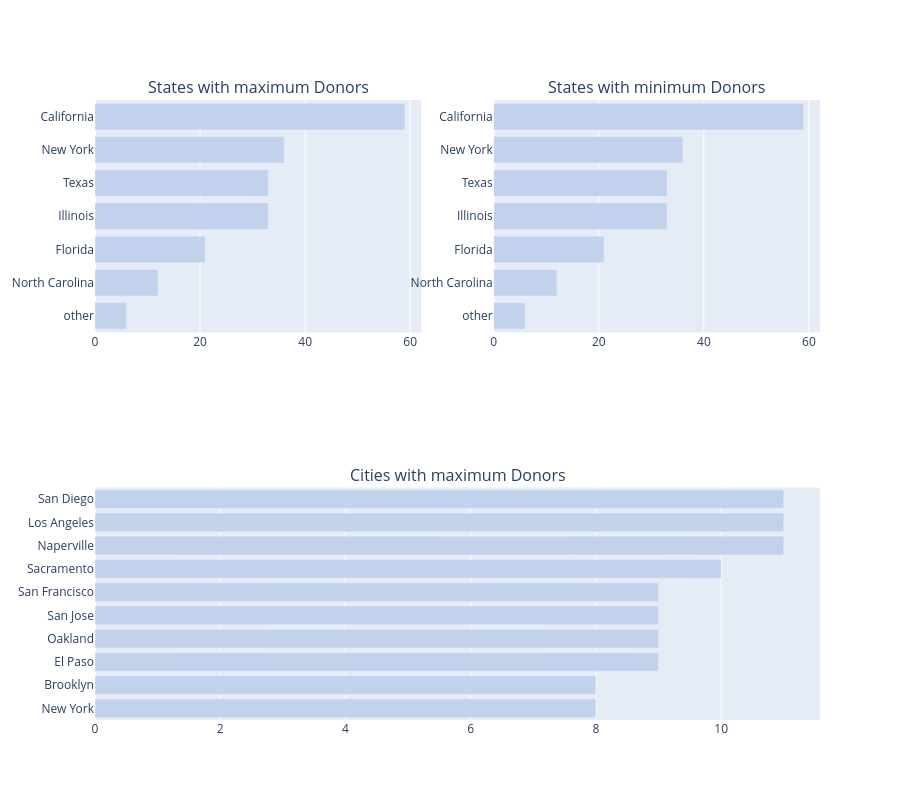

Write notebook code for a chart like this one.
### Markdown cell above
<a id="2.3"></a>
### 2.3 Principales Estados y Ciudades con el mayor número de Donadores

### Code cell
fig = tools_make_subplots(rows=2, cols=2, specs=[[{}, {}], [{'colspan': 2}, None]], print_grid=False, subplot_titles = ['States with maximum Donors','States with minimum Donors', 'Cities with maximum Donors'])
fig.append_trace(trace2, 1, 1);
fig.append_trace(trace4, 1, 2);
fig.append_trace(trace1, 2, 1);
# fig.append_trace(trace4, 2, 2);

fig['layout'].update(height=800, showlegend=False);
iplot(fig);

### Figure 1 — Plotly figure (JSON) as saved in the notebook; plotly's stock layout.template omitted (floating-point values rounded to 4 significant figures)
{"data": [{"marker": {"color": "#c2d2ed"}, "orientation": "h", "type": "bar", "x": [6, 12, 21, 33, 33, 36, 59], "xaxis": "x", "y": ["other", "North Carolina", "Florida", "Illinois", "Texas", "New York", "California"], "yaxis": "y"}, {"marker": {"color": "#c2d2ed"}, "orientation": "h", "type": "bar", "x": [6, 12, 21, 33, 33, 36, 59], "xaxis": "x2", "y": ["other", "North Carolina", "Florida", "Illinois", "Texas", "New York", "California"], "yaxis": "y2"}, {"marker": {"color": "#c2d2ed"}, "orientation": "h", "type": "bar", "x": [8, 8, 9, 9, 9, 9, 10, 11, 11, 11], "xaxis": "x3", "y": ["New York", "Brooklyn", "El Paso", "Oakland", "San Jose", "San Francisco", "Sacramento", "Naperville", "Los Angeles", "San Diego"], "yaxis": "y3"}], "layout": {"annotations": [{"font": {"size": 16}, "showarrow": false, "text": "States with maximum Donors", "x": 0.225, "xanchor": "center", "xref": "paper", "y": 1.0, "yanchor": "bottom", "yref": "paper"}, {"font": {"size": 16}, "showarrow": false, "text": "States with minimum Donors", "x": 0.775, "xanchor": "center", "xref": "paper", "y": 1.0, "yanchor": "bottom", "yref": "paper"}, {"font": {"size": 16}, "showarrow": false, "text": "Cities with maximum Donors", "x": 0.5, "xanchor": "center", "xref": "paper", "y": 0.375, "yanchor": "bottom", "yref": "paper"}], "height": 800, "showlegend": false, "xaxis": {"anchor": "y", "domain": [0.0, 0.45]}, "xaxis2": {"anchor": "y2", "domain": [0.55, 1.0]}, "xaxis3": {"anchor": "y3", "domain": [0.0, 1.0]}, "yaxis": {"anchor": "x", "domain": [0.625, 1.0]}, "yaxis2": {"anchor": "x2", "domain": [0.625, 1.0]}, "yaxis3": {"anchor": "x3", "domain": [0.0, 0.375]}}}
